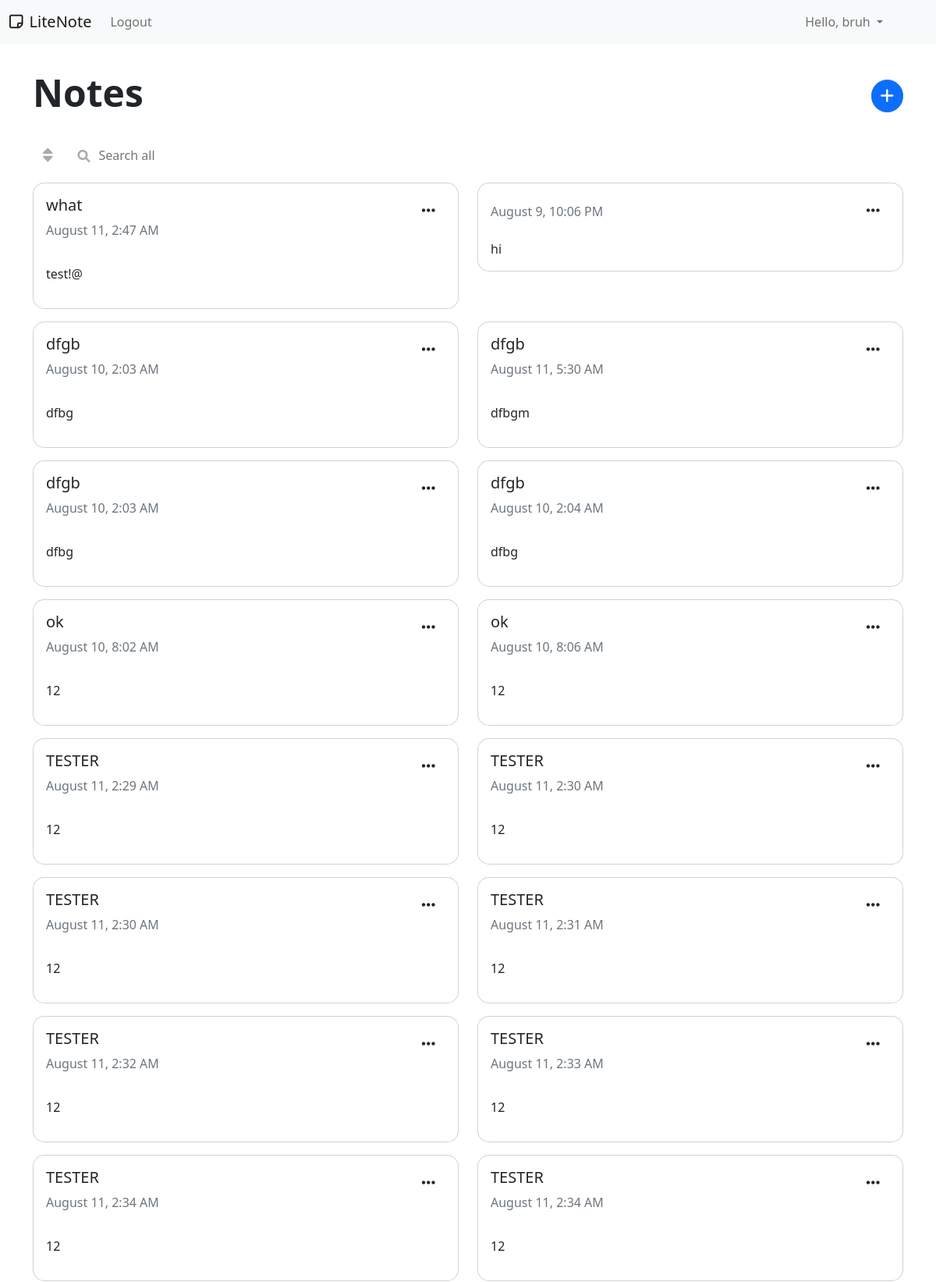
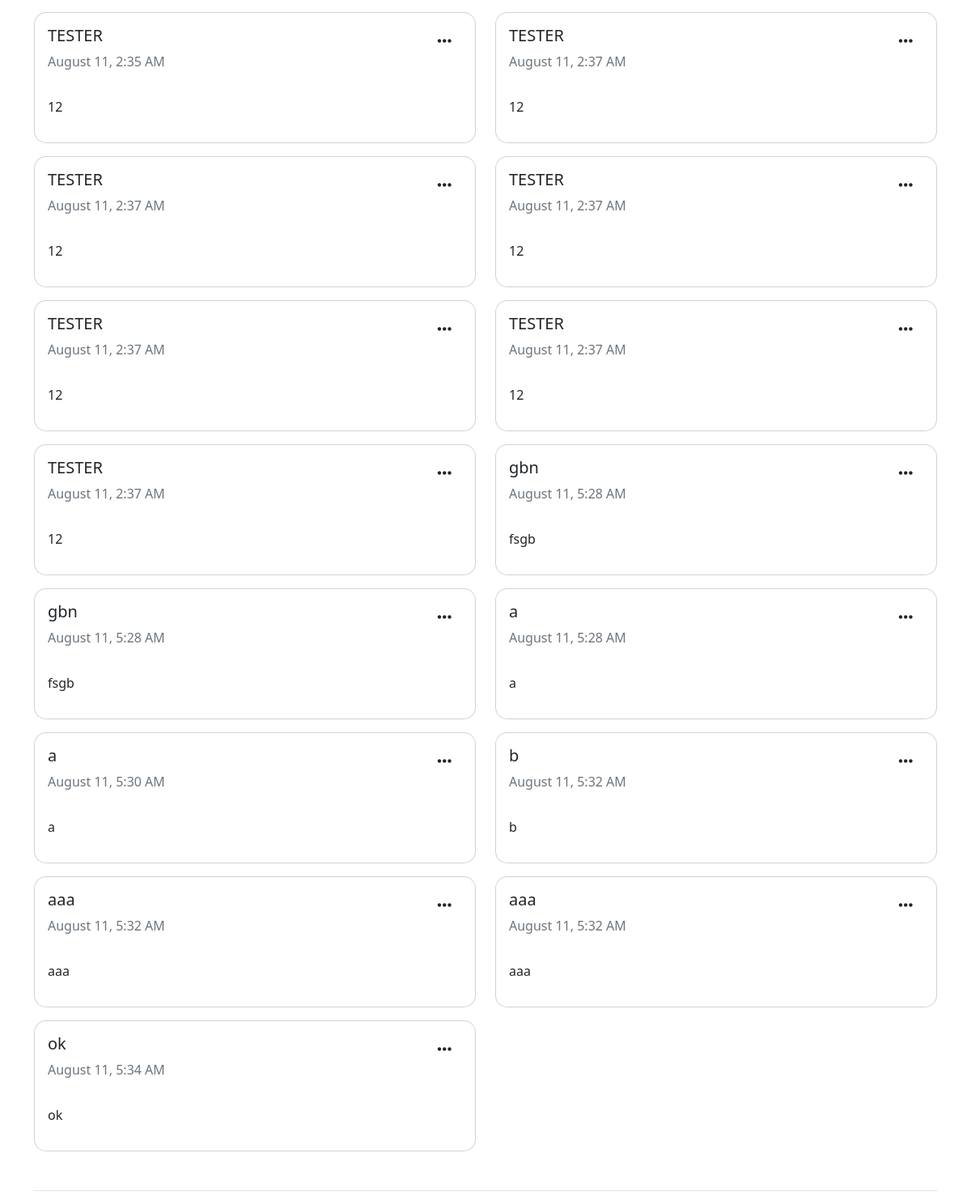
/ (signed in), run on an earlier commit of the app's database (2 pictures, top to bottom).
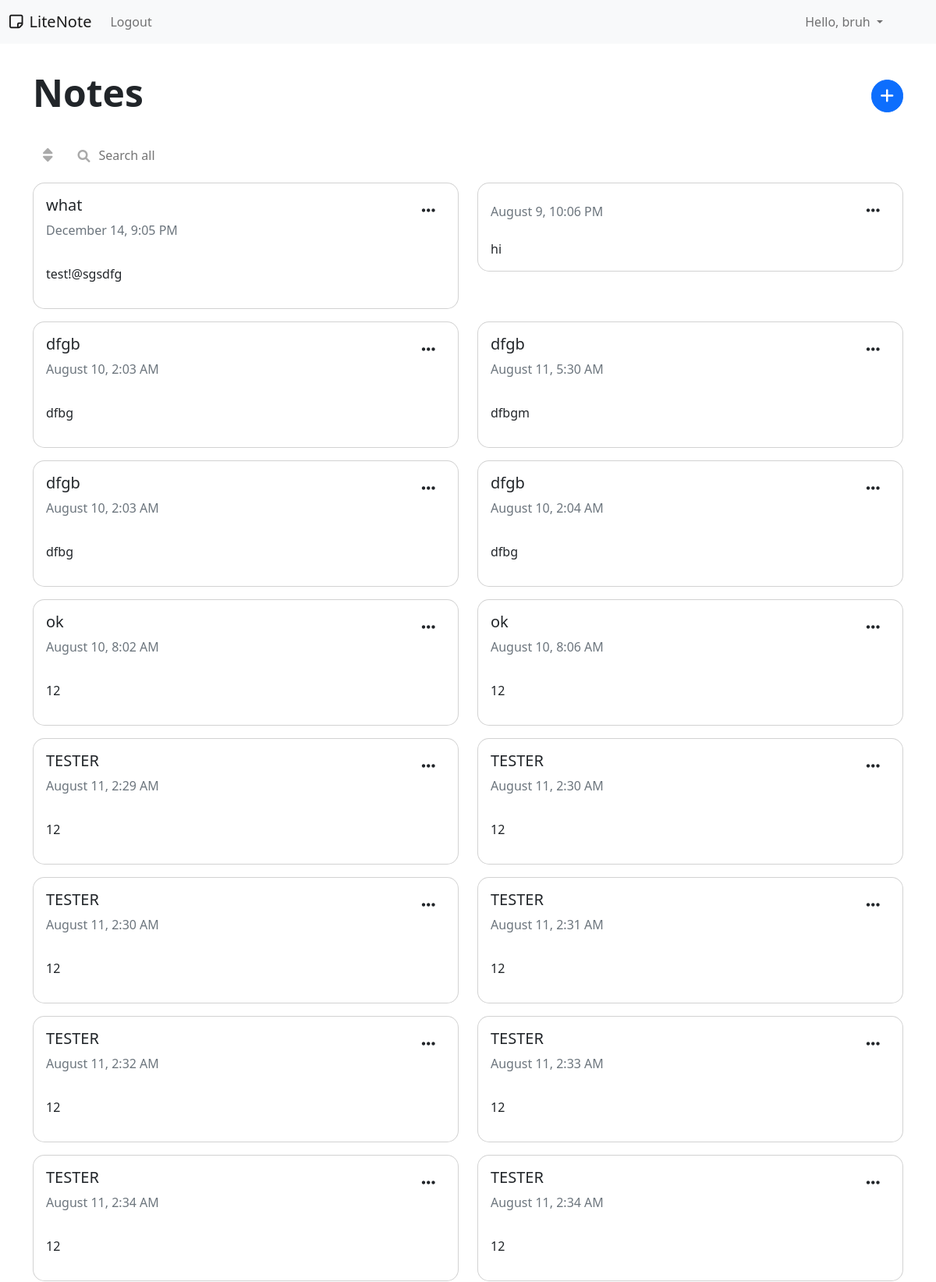
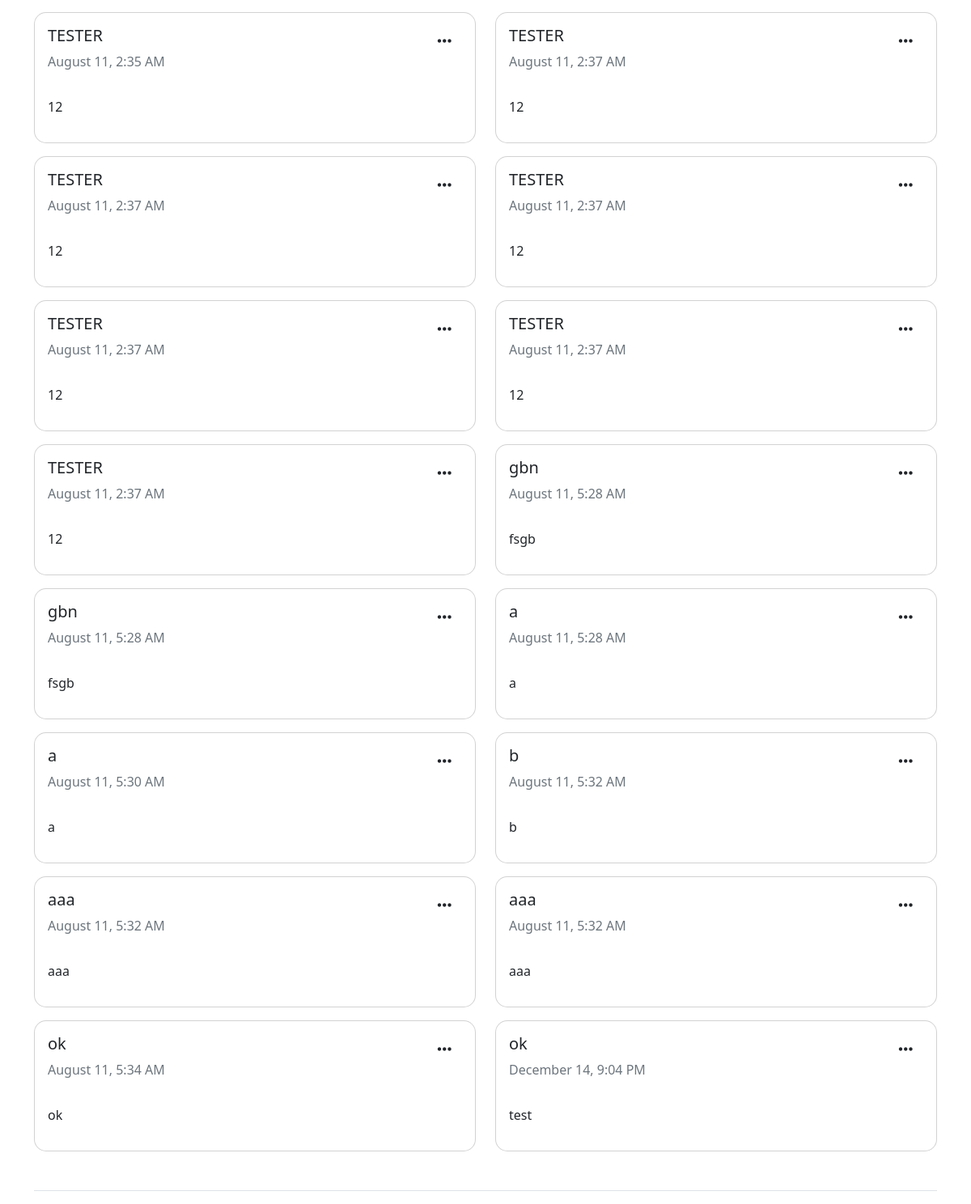
And on a later commit of the database (2 pictures, top to bottom).
### models.py (models this page shows)
class User(db.Model, UserMixin):
    id = db.Column(db.Integer, primary_key=True)
    email = db.Column(db.String(150), unique=True)
    first_name = db.Column(db.String(150))
    password = db.Column(db.String(150))
    notes = db.relationship('Note')

class Note(db.Model):
    id = db.Column(db.Integer, primary_key=True)
    title = db.Column(db.String(100))
    data = db.Column(db.String(10000))
    time = db.Column(db.DateTime(timezone=True), default=func.now())
    user_id = db.Column(db.Integer, db.ForeignKey('user.id'))

### views.py (the view, shortened to what this page needs)
@views.route('/', methods=['GET', 'POST'])
@login_required
def home():
    return render_template("home.html", notes=current_user.notes, user=current_user, time=datetime.datetime.utcnow().strftime("%A, %B %d, %I:%M %p").replace(' 0', ' '))

### templates/home.html (shortened to what this page needs)
{% extends "base.html"%}
{% block content %}
<div class="row mt-5 mb-4">
    <div class="col">
        <h1 class="display-5 fw-bold ">Notes</h1>
    </div>
    <div class="col d-flex align-items-center justify-content-end">
        <button type="button" class="btn btn-primary float-end addNote" data-toggle="modal" data-target="#newNote">
            <i class="fas fa-plus fa-lg"></i>
        </button>
    </div>
</div>
<div class="row">
    <div class="col-xl-6 d-flex align-items-center">
        <div class="dropdown me-2">
            <button type="button" class="btn" data-bs-toggle="dropdown" aria-expanded="false" style="border-radius: 0.375rem">
                <i class="fa-solid fa-sort fa-lg" style="color: #aaa;"></i>
            </button>
        </div>
        <div class="form-group has-search" role="search" style="width: 300px">
            <input type="search" placeholder="Search all" name="search" id="searchInput" class="myform searchbox-input deletable" onkeyup="buttonUp();">
        </div>
    </div>
</div>
    <div class="row mb-5 grid" data-masonry='{"percentPosition": true }'>
        {% for note in notes %}
        <div class="cardFrame col-xl-6 mt-3 col-md-12 card-deck">
            <div class="card" style="border-radius: 15px;">
                <div class="card-body">
                    <div class="row mb-2">
                        <div class="col-8">
                            <h5 class="card-title">{{note.title}}</h5>
                            <p class="text-muted">{{note.time.strftime("%B %d, %I:%M %p").replace(' 0', ' ')}}</p>
                        </div>
                        <div class="col-4">
                            <div class="btn-group float-end">
                                <button type="button" class="btn" data-bs-toggle="dropdown" aria-expanded="false" style="border-radius: 0.375rem">
                                    <i class="fa-solid fa-ellipsis fa-lg"></i>
                                </button>
                            </div>
                        </div>
                    </div>
                    <p class="card-text">{{note.data | safe}}</p>
                </div>
            </div>
        </div>
        {% endfor %}
    </div>
    <footer class="pt-3 mt-4 text-muted border-top">
    </footer>
{% endblock %}

### templates/base.html (shortened to what this page needs)
<!DOCTYPE html>
<html lang="en">
<head>
    <link href="https://cdn.jsdelivr.net/npm/bootstrap@5.2.0/dist/css/bootstrap.min.css" rel="stylesheet">
    <link href="../static/style.css" rel="stylesheet">
    <link href="https://cdnjs.cloudflare.com/ajax/libs/font-awesome/6.0.0/css/all.min.css" rel="stylesheet" />
</head>
<body>
    <nav class="navbar fixed-top navbar-expand-md navbar-light bg-light py-2">
        <div class="container-fluid">
          <a class="navbar-brand" href="/">
             <h5 style="margin-bottom: 0px;"><i class="fa-regular fa-note-sticky me-2"></i>LiteNote</h5>
          </a>
          <div class="collapse navbar-collapse" id="navbarNav">
            <ul class="navbar-nav me-auto">
              {% if user.is_authenticated %}
              <a class="nav-item nav-link" id="logout" href="/logout">Logout</a>
              {% else %}
              <a class="nav-item nav-link" id="login" href="/login">Login</a>
              <a class="nav-item nav-link" id="signUp" href="/sign-up">Sign Up</a>
              {% endif %}
            </ul>
            {% if user.is_authenticated %}
            <ul class="navbar-nav">
              <li class="nav-item dropdown me-5">
                <a class="nav-link dropdown-toggle" href="#" role="button" data-bs-toggle="dropdown" aria-expanded="false">
                  Hello, {{user.first_name}}
                </a>
              </li>
            </ul>
            {% endif %}
          </div>
        </div>
      </nav>
      <div class="container" style="margin-top: 90px">
        {% block content %}
        {% endblock %}
      </div>
</body>
</html>

### static/style.css (style rules this page uses)
html, body { max-width: 100%; overflow-x: hidden; }
.myform { width: 100%; display: block; text-align: left; padding: 0.375rem 0.75rem; font-size: 1rem; font-weight: 400; line-height: 1.5; color: #212529; background-color: #fff; background-clip: padding-box; -webkit-appearance: none; -moz-appearance: none; appearance: none; border-radius: 0.375rem; transition: border-color .15s ease-in-out,box-shadow .15s ease-in-out; border: var(--bs-btn-border-width) solid var(--bs-btn-border-color); cursor: pointer; }
.has-search .myform { padding-left: 2.375rem; }
.addNote { border-radius: 60px; padding-left: 11px; padding-right: 11px; padding-top:8px; padding-bottom: 8px; }

What changed in the data, as far as the page shows it:
changed Note "what": time "August 11, 2:47 AM" → "December 14, 9:05 PM"; data "test!@" → "test!@sgsdfg"
added Note: title "ok", time "December 14, 9:04 PM", data "test"
